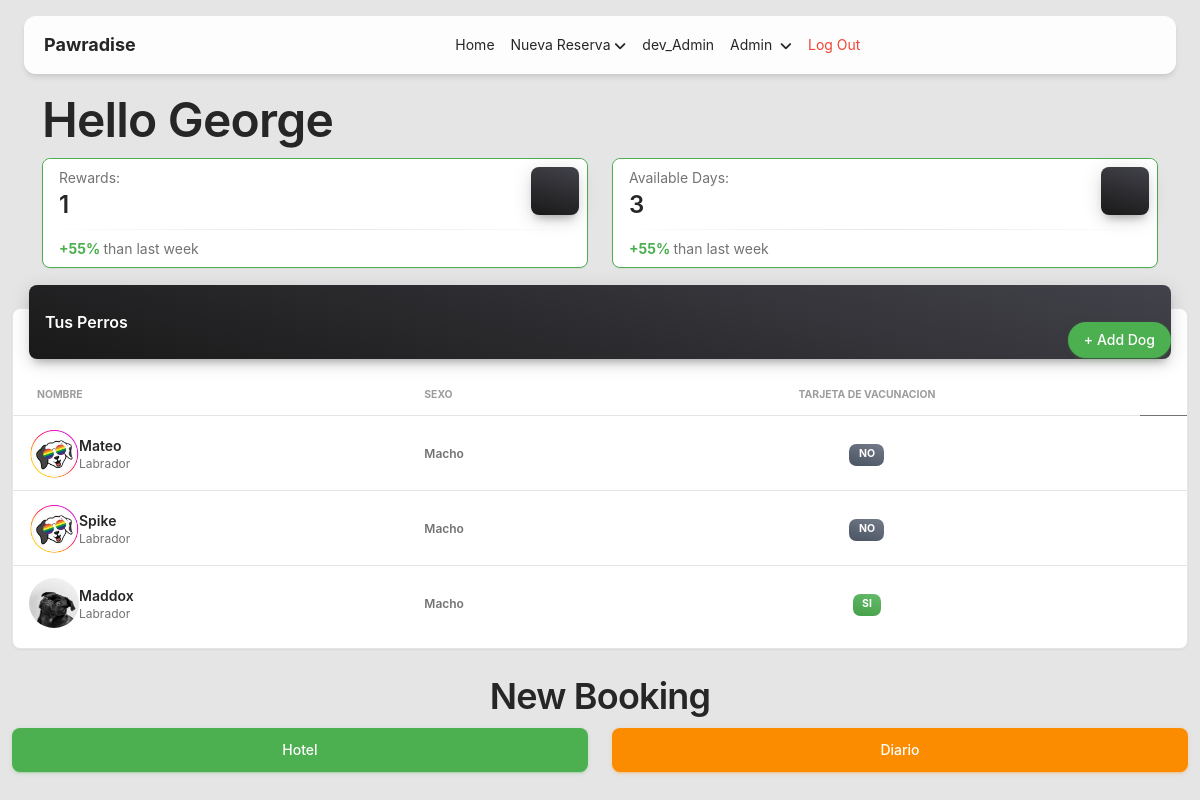
The page /home (signed in) on the database as committed earlier.
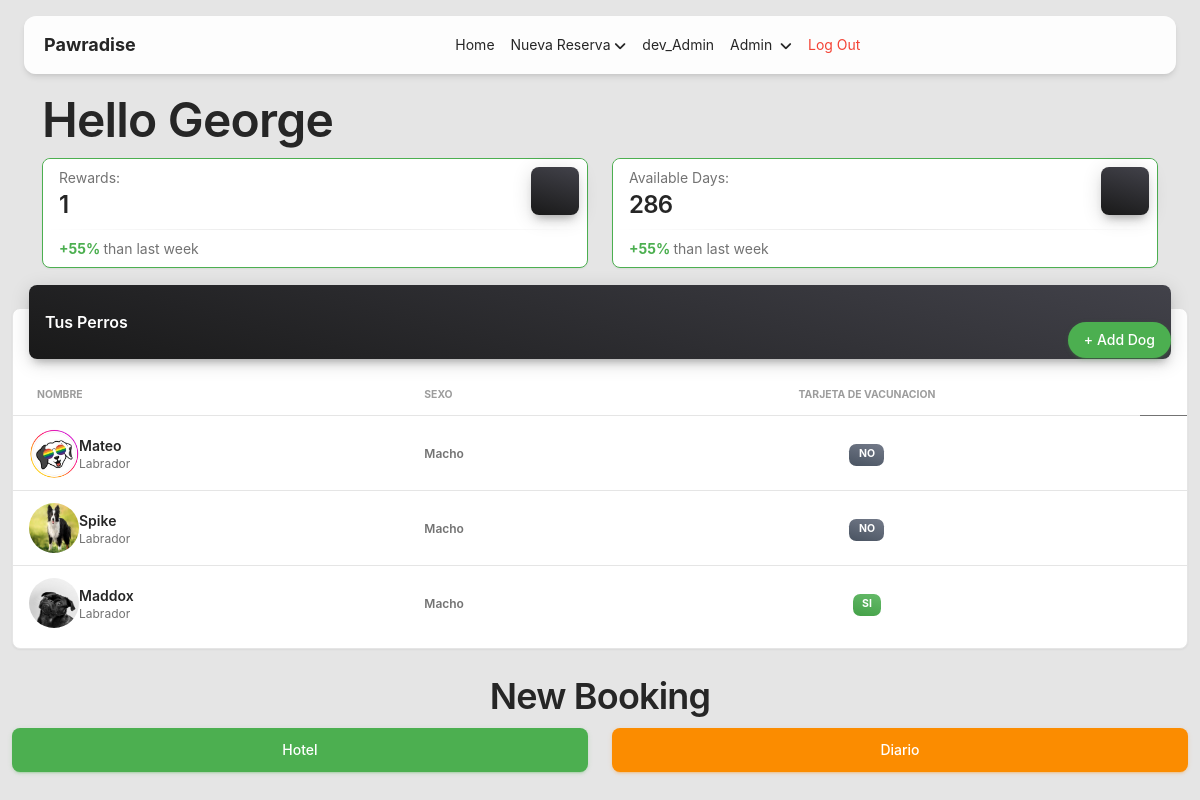
The same page on the database as committed later.
### main/models.py (models this page shows, shortened)
class User(AbstractUser):
    nombre = models.CharField(max_length=250)
    apellido = models.CharField(max_length=250,default='None')
    telefono = models.CharField(blank=False,max_length=25,default='9999-9999')
    email = models.EmailField(unique=True,max_length=250)
    rewards = models.IntegerField(null=False,default=0)
    available_days = models.IntegerField(null=False,default=0)
    balance = models.DecimalField(null=True,max_digits=6,decimal_places=2)
    username = models.CharField(max_length=150,blank=True)
    USERNAME_FIELD = 'email'
    REQUIRED_FIELDS = []

class Dogs(models.Model):
    nombre = models.CharField(max_length=250)
    raza = models.CharField(max_length=250)
    sexo = models.CharField(max_length=20,choices=Sexo_Choices,default='macho')
    propietario = models.ForeignKey(User,on_delete=models.CASCADE,max_length=250,null=False)
    is_special = models.BooleanField(default=False)
    photo = models.ImageField(null=True, blank=True, upload_to='images/')
    vacunacion = models.ImageField(null=True, blank=True, upload_to='images/vacunacion',default=None)

### main/views.py (the view, shortened to what this page needs)
# urls.py: path('home',views.home,name='home'),
@login_required(login_url='login')
def home(request):
    user = request.user
    rewards = user.rewards
    user_dogs = Dogs.objects.filter(propietario__exact=request.user)
    newdog_form = NewDogForm()
    context = {
        'user_dogs':user_dogs,
        'newdog_form':newdog_form,
    }
    return render(request,'main/home.html',context)

### main/templates/main/home.html (shortened to what the changed rows need)
{% extends 'index.html' %}
{% block content %}
{% load static %}
<div class="container">
    <h1 class="text text-dark">Hello {{user.nombre}}</h1>
<div class="row">
    <div class="col">
      <div class="card border-success mb-2">
      <div class="card-header p-2 ps-3">
              <div class="d-flex justify-content-between">
                <div>
                  <p class="text-sm mb-0 text-capitalize">Rewards:</p>
                  <h4 class="mb-0">{{user.rewards}}</h4>
                </div>
              </div>
            </div>
          </div>
        </div>
    <div class="col">
<div class="card border-success mb-2">
      <div class="card-header p-2 ps-3">
              <div class="d-flex justify-content-between">
                <div>
                  <p class="text-sm mb-0 text-capitalize">Available Days:</p>
                  <h4 class="mb-0">{{user.available_days}}</h4>
                </div>
              </div>
            </div>
          </div>
        </div>
      </div>
</div>
    <div class="container-fluid py-2">
      <div class="row">
        <div class="col-12">
          <div class="card my-4">
            <div class="card-body px-0 pb-2">
              <div class="table-responsive p-0">
                <table class="table align-items-center mb-0">
                  <thead>
                    <tr>
                      <th class="text-uppercase text-secondary text-xxs font-weight-bolder opacity-7">Nombre</th>
                      <th class="text-uppercase text-secondary text-xxs font-weight-bolder opacity-7 ps-2">Sexo</th>
                      <th class="text-center text-uppercase text-secondary text-xxs font-weight-bolder opacity-7">Tarjeta de Vacunacion</th>
                    </tr>
                  </thead>
                  <tbody>
                  {% for dog in user_dogs %}
                    <tr>
                      <td>
                        <div class="d-flex px-2 py-1">
                          <div>
                            {% if dog.photo %}
                            <a href="{{ dog.photo.url }}" target="_blank">
            <img src="{{ dog.photo.url }}" style="width:50px;height:50px;" class="card-img-top rounded-circle" alt="Dog_Photo"></a>
            {% else %}
            <img src="{% static '/img/paw_logo.png' %}" style="width:50px;height:50px;" class="card-img-top rounded-circle" alt="Dog_No_Photo">
            {% endif %}
                          </div>
                          <div class="d-flex flex-column justify-content-center">
                            <h6 class="mb-0 text-sm">{{dog.nombre}}</h6>
                            <p class="text-xs text-secondary mb-0">{{dog.raza}}</p>
                          </div>
                        </div>
                      </td>
                      <td>
                        <p class="text-xs text-capitalize font-weight-bold mb-0">{{dog.sexo}}</p>
                      </td>
                      <td class="align-middle text-center text-sm">
                        {% if dog.vacunacion|length > 20 %}
                        <span class="badge badge-sm bg-gradient-success">Si</span>
                        {% else %}
                        <span class="badge badge-sm bg-gradient-secondary">No</span>
                        {% endif %}
                      </td>
                      <td class="align-middle">
                      </td>
                    </tr>
                    {% endfor %}
                  </tbody>
                </table>
              </div>
            </div>
          </div>
        </div>
      </div>
<div class="row ">
    <h2 class="text-center">New Booking</h2>
</div>
</div>
{% endblock %}

Rows that differ between the two databases and show on the page:
changed User "George": available_days "3" → "286"
changed Dogs "Spike": photo empty → "images/paw_collie.jpeg" (drawn); photo: picture added
